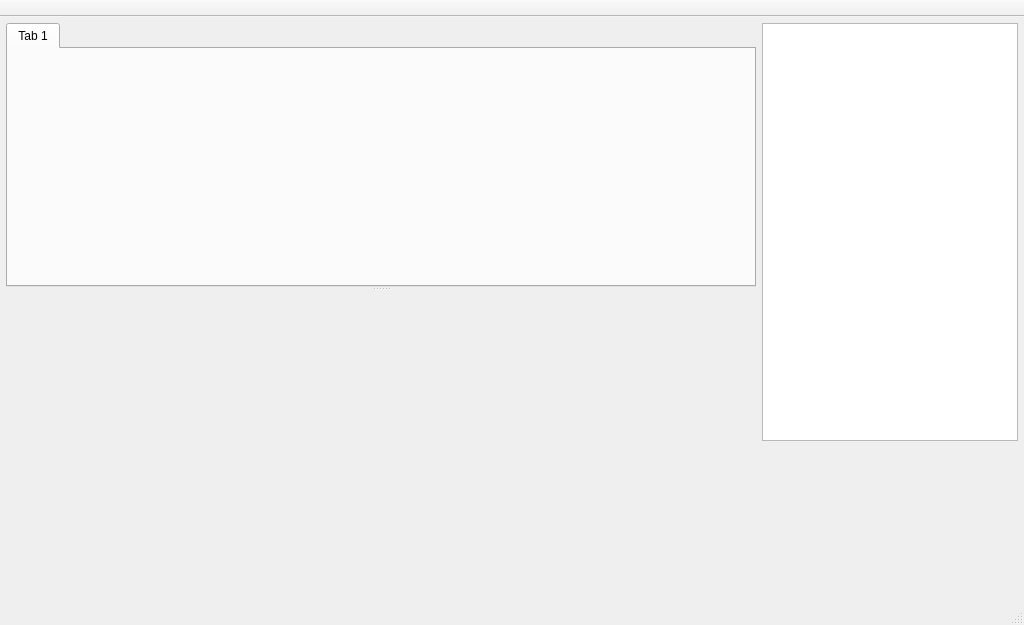
<?xml version="1.0" encoding="UTF-8"?>
<ui version="4.0">
 <class>MainWindow</class>
 <widget class="QMainWindow" name="MainWindow">
  <property name="windowModality">
   <enum>Qt::NonModal</enum>
  </property>
  <property name="geometry">
   <rect>
    <x>0</x>
    <y>0</y>
    <width>1024</width>
    <height>625</height>
   </rect>
  </property>
  <property name="minimumSize">
   <size>
    <width>200</width>
    <height>0</height>
   </size>
  </property>
  <property name="acceptDrops">
   <bool>true</bool>
  </property>
  <property name="windowTitle">
   <string>KIPR's Instructional Software System</string>
  </property>
  <property name="windowOpacity">
   <double>1.000000000000000</double>
  </property>
  <property name="autoFillBackground">
   <bool>false</bool>
  </property>
  <property name="unifiedTitleAndToolBarOnMac">
   <bool>false</bool>
  </property>
  <widget class="QWidget" name="ui_centralwidget">
   <layout class="QVBoxLayout" name="verticalLayout_2" stretch="0,0">
    <property name="margin">
     <number>6</number>
    </property>
    <item>
     <layout class="QHBoxLayout" name="horizontalLayout_3" stretch="1,0">
      <property name="spacing">
       <number>6</number>
      </property>
      <property name="rightMargin">
       <number>0</number>
      </property>
      <item>
       <widget class="QSplitter" name="splitter">
        <property name="orientation">
         <enum>Qt::Vertical</enum>
        </property>
        <widget class="QTabWidget" name="ui_tabWidget">
         <property name="sizePolicy">
          <sizepolicy hsizetype="Expanding" vsizetype="Preferred">
           <horstretch>1</horstretch>
           <verstretch>1</verstretch>
          </sizepolicy>
         </property>
         <property name="tabPosition">
          <enum>QTabWidget::North</enum>
         </property>
         <property name="tabShape">
          <enum>QTabWidget::Rounded</enum>
         </property>
         <property name="currentIndex">
          <number>0</number>
         </property>
         <property name="elideMode">
          <enum>Qt::ElideRight</enum>
         </property>
         <property name="usesScrollButtons">
          <bool>false</bool>
         </property>
         <property name="tabsClosable">
          <bool>false</bool>
         </property>
         <property name="movable">
          <bool>true</bool>
         </property>
         <widget class="QWidget" name="tab">
          <attribute name="title">
           <string>Tab 1</string>
          </attribute>
         </widget>
        </widget>
        <widget class="OutputWidget" name="ui_errors" native="true">
         <property name="minimumSize">
          <size>
           <width>0</width>
           <height>150</height>
          </size>
         </property>
        </widget>
       </widget>
      </item>
      <item>
       <widget class="QFrame" name="ui_projectFrame">
        <property name="frameShape">
         <enum>QFrame::NoFrame</enum>
        </property>
        <property name="frameShadow">
         <enum>QFrame::Raised</enum>
        </property>
        <property name="lineWidth">
         <number>0</number>
        </property>
        <layout class="QVBoxLayout" name="verticalLayout_3">
         <property name="margin">
          <number>0</number>
         </property>
         <item>
          <layout class="QVBoxLayout" name="verticalLayout">
           <property name="spacing">
            <number>5</number>
           </property>
           <property name="bottomMargin">
            <number>0</number>
           </property>
           <item>
            <widget class="kiss::project::ProjectView" name="ui_projects">
             <property name="rootIsDecorated">
              <bool>true</bool>
             </property>
             <property name="headerHidden">
              <bool>true</bool>
             </property>
             <property name="expandsOnDoubleClick">
              <bool>false</bool>
             </property>
            </widget>
           </item>
          </layout>
         </item>
        </layout>
       </widget>
      </item>
     </layout>
    </item>
    <item>
     <widget class="kiss::widget::CommunicationWidget" name="ui_comm" native="true">
      <property name="minimumSize">
       <size>
        <width>0</width>
        <height>150</height>
       </size>
      </property>
     </widget>
    </item>
   </layout>
  </widget>
  <widget class="QStatusBar" name="ui_statusbar"/>
  <widget class="QMenuBar" name="ui_menubar">
   <property name="geometry">
    <rect>
     <x>0</x>
     <y>0</y>
     <width>1024</width>
     <height>25</height>
    </rect>
   </property>
  </widget>
  <widget class="QToolBar" name="ui_toolBar">
   <property name="windowTitle">
    <string>toolBar</string>
   </property>
   <property name="movable">
    <bool>false</bool>
   </property>
   <property name="allowedAreas">
    <set>Qt::TopToolBarArea</set>
   </property>
   <property name="iconSize">
    <size>
     <width>16</width>
     <height>16</height>
    </size>
   </property>
   <property name="toolButtonStyle">
    <enum>Qt::ToolButtonTextBesideIcon</enum>
   </property>
   <property name="floatable">
    <bool>false</bool>
   </property>
   <attribute name="toolBarArea">
    <enum>TopToolBarArea</enum>
   </attribute>
   <attribute name="toolBarBreak">
    <bool>false</bool>
   </attribute>
  </widget>
 </widget>
 <customwidgets>
  <customwidget>
   <class>OutputWidget</class>
   <extends>QWidget</extends>
   <header>output_widget.hpp</header>
   <container>1</container>
  </customwidget>
  <customwidget>
   <class>kiss::widget::CommunicationWidget</class>
   <extends>QWidget</extends>
   <header>communication_widget.hpp</header>
   <container>1</container>
  </customwidget>
  <customwidget>
   <class>kiss::project::ProjectView</class>
   <extends>QTreeView</extends>
   <header>project_view.hpp</header>
  </customwidget>
 </customwidgets>
 <resources>
  <include location="../rc/rc.qrc"/>
 </resources>
 <connections/>
</ui>
